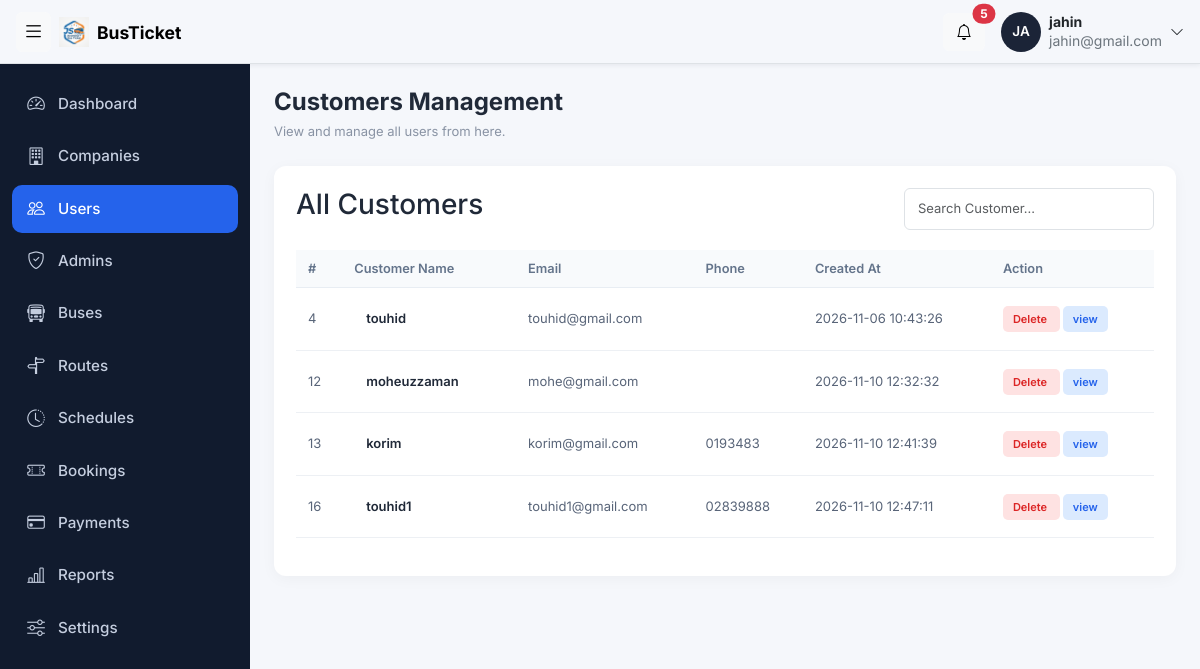
The page /admin/users.php (signed in) on the database its author committed.
### tables this page shows
CREATE TABLE `users` (
  `user_id` int(11) NOT NULL,
  `name` varchar(100) NOT NULL,
  `email` varchar(100) NOT NULL,
  `phone` varchar(20) NOT NULL,
  `password` varchar(255) NOT NULL,
  `role` enum('super_admin','company_admin','customer') NOT NULL,
  `company_id` int(11) DEFAULT NULL,
  `created_at` timestamp NOT NULL DEFAULT current_timestamp() ON UPDATE current_timestamp()
);

### function/users.php (called while the page is built)
<?php
include '../config/db.php';
$sql = "SELECT * FROM users WHERE role = 'customer'";
$result = $conn->query($sql);
?>

### admin/users.php (the view, shortened to what this page needs)
<?php
include_once '../config/db.php';
?>
<!DOCTYPE html>
<html lang="en">
<head>
      <?php
include '../includes/admin_css.php';
?>
</head>
<body>
<?php
include '../includes/topbar.php';
?>
    <div class="layout">
   <?php
   include '../includes/adminusersidebar.php';
?>
 <div class="container-fluid py-4 px-4">
    <div class="page-header">
        <div>
            <h3>Customers Management</h3>
            <p>View and manage all users from here.</p>
        </div>
    </div>
    <div class="company-card">
        <div class="table-header">
            <h3>All Customers</h3>
            <input type="text" id="searchInput"
                   class="form-control search-box"
                   placeholder="Search Customer...">
        </div>
        <div class="table-responsive">
            <table class="table company-table" id="companyTable">
                <thead>
                    <tr>
                        <th>#</th>
                        <th>Customer Name</th>
                        <th>Email</th>
                        <th>Phone</th>
                        <th>Created At</th>
                        <th>Action</th>
                    </tr>
                </thead>
                <tbody>
<?php
include '../function/users.php';
while ($row = $result->fetch_assoc()) {
     ?>
<tr>
        <td><?php echo (int)$row['user_id']; ?></td>
    <td>
        <div class="company-name">
            <?php echo $row['name']; ?>
        </div>
    </td>
    <td><?php echo $row['email']; ?></td>
    <td><?php echo $row['phone']; ?></td>
    <td>
    <?php echo $row['created_at']; ?>
</td>
    <td>
       <a
    class="action-btn delete"
    onclick="return confirm('Are you sure to delete this customer?')"
    href="users_delete.php?user_id=<?php echo $row['user_id']; ?>">
    Delete
</a>
  <a class="action-btn view" href="users_view.php?user_id=<?php echo $row['user_id']; ?>">
    view
</a>
    </td>
</tr>
<?php } ?>
</tbody>
            </table>
        </div>
    </div>
</div>
</body>
</html>

### assets/css/admin.css (style rules this page uses)
:root { --topbar-h: 64px; --sidebar-w: 250px; --sidebar-w-collapsed: 72px; --brand: #2563eb; --ink: #1b2437; --bg: #f4f6fa; }
body { background: var(--bg); color: var(--ink); font-family: "Inter", "Nirmala UI", system-ui, sans-serif; }
.search-box { position: relative; flex: 1; max-width: 460px; }
.layout { display: flex; min-height: calc(100vh - var(--topbar-h)); margin-top: var(--topbar-h); }
.layout > .sidebar + * { flex: 1; min-width: 0; margin-left: var(--sidebar-w); transition: margin-left .25s ease; }
.table th { font-size: .8rem; color: #5b6679; white-space: nowrap; }
.table td { white-space: nowrap; }

### assets/css/companies.css (style rules this page uses)
body { background: #f5f7fb; font-family: 'Inter', sans-serif; color: #202938; }
.page-header { display: flex; justify-content: space-between; align-items: center; margin-bottom: 25px; width: 90%; }
.page-header h3 { font-size: 24px; font-weight: 700; margin-bottom: 5px; }
.page-header p, .form-heading p { color: #8993a4; font-size: 13px; margin: 0; }
.company-card { background: white; border-radius: 12px; padding: 22px; box-shadow: 0 3px 15px rgba(0,0,0,0.04); }
.table-header { display: flex; justify-content: space-between; align-items: center; margin-bottom: 20px; }
.search-box { max-width: 250px; font-size: 13px; padding: 10px 13px; }
.company-table { vertical-align: middle; font-size: 13px; width: 100%; }
.company-table thead th { background: #f8fafc; color: #64748b; font-weight: 600; padding: 9px 12px; white-space: nowrap; border-bottom: 1px solid #e8edf3; }
.company-table tbody td { padding: 9px 12px; color: #596579; border-bottom: 1px solid #edf0f4; }
.company-name { color: #202938; font-weight: 600; padding: 12px; }
.action-btn { border: none; padding: 6px 10px; border-radius: 5px; font-size: 11px; font-weight: 600; margin-right: 3px; }
.view { background: #dbeafe; color: #2563eb; }
.delete { background: #fee2e2; color: #dc2626; text-decoration: none; }
a { text-decoration: none; }

### assets/css/adminbar.css (style rules this page uses)
body { background: #f5f7fb; font-family: 'Inter', sans-serif; color: #202938; }
.page-header { display: flex; justify-content: space-between; align-items: center; margin-bottom: 25px; }
.page-header h3 { font-size: 24px; font-weight: 700; margin-bottom: 5px; }
.page-header p, .form-heading p { color: #8993a4; font-size: 13px; margin: 0; }
.company-card { background: white; border-radius: 12px; padding: 22px; box-shadow: 0 3px 15px rgba(0,0,0,0.04); }
.table-header { display: flex; justify-content: space-between; align-items: center; margin-bottom: 20px; }
.search-box { max-width: 250px; font-size: 13px; padding: 10px 13px; }
.company-table { vertical-align: middle; font-size: 13px; width: 100%; }
.company-table thead th { background: #f8fafc; color: #64748b; font-weight: 600; padding: 9px 12px; white-space: nowrap; border-bottom: 1px solid #e8edf3; }
.company-table tbody td { padding: 9px 12px; color: #596579; border-bottom: 1px solid #edf0f4; }
.company-name { color: #202938; font-weight: 600; padding: 12px; }
.action-btn { border: none; padding: 6px 10px; border-radius: 5px; font-size: 11px; font-weight: 600; margin-right: 3px; }
.view { background: #dbeafe; color: #2563eb; }
.delete { background: #fee2e2; color: #dc2626; text-decoration: none; }
a { text-decoration: none; }

### rows shown on the page
users: user_id "4", name "touhid", email "touhid@gmail.com", created_at "2026-11-06 10:43:26"
users: user_id "12", name "moheuzzaman", email "mohe@gmail.com", created_at "2026-11-10 12:32:32"
users: user_id "13", name "korim", email "korim@gmail.com", phone "0193483", created_at "2026-11-10 12:41:39"
users: user_id "16", name "touhid1", email "touhid1@gmail.com", phone "02839888", created_at "2026-11-10 12:47:11"

### other values the page prints
substr($_SESSION['name'], 0, 2) "JA"
$_SESSION['name'] "jahin"
$_SESSION['email'] "jahin@gmail.com"
